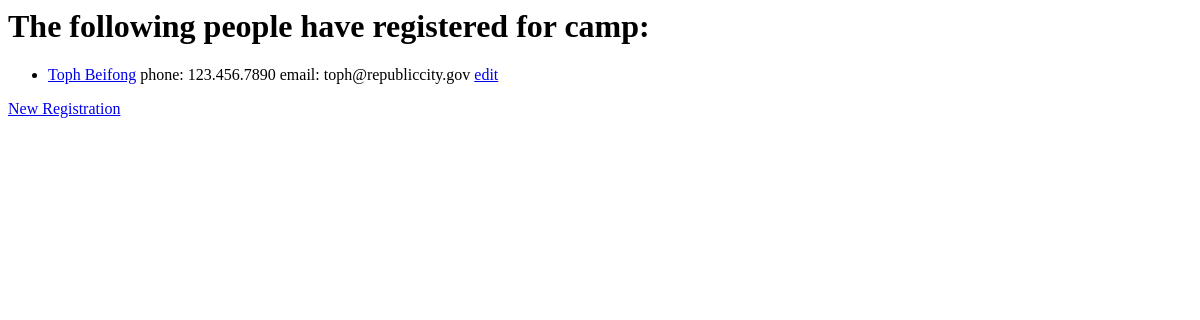
The app's page /, older data.
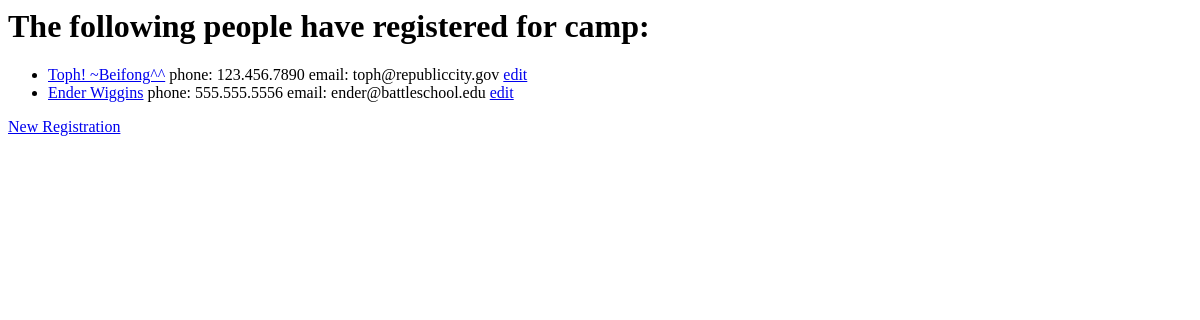
The same page, newer data.
### my_app/models.py (models this page shows, shortened)
class Registrant(models.Model):
    first_name = models.CharField(max_length=50)
    last_name = models.CharField(max_length=50)
    email = models.EmailField()
    phone = models.CharField(max_length=15)  # will create validation later
    total_owed = models.DecimalField(max_digits=20, decimal_places=4, default=0)
    total_paid = models.DecimalField(max_digits=20, decimal_places=4, default=0)
    def __str__(self):
        return self.first_name + " " + self.last_name

### my_app/views.py (the view)
# urls.py: url(r'^$', views.index, name='index'),
def index(request):
    registrants_list = Registrant.objects.order_by("-last_name")[:]
    template = loader.get_template('seabeck_draft/index.html')
    context = RequestContext(request, {'registrants_list': registrants_list})
    return HttpResponse(template.render(context))

### my_app/templates/seabeck_draft/index.html
<h1>The following people have registered for camp:</h1>
{%  if registrants_list %}
    <ul>
    {%  for registrant in registrants_list %}
        <li><a href="/detail/{{ registrant.id }}">{{ registrant }}</a>
            phone: {{ registrant.phone }}
            email: {{ registrant.email }}
        <a href="/edit_registrant/{{ registrant.id }}">edit</a>
        </li>
    {%  endfor %}
    </ul>
{% else %}
    <p>No one has registered. </p>
{% endif %}
<a href="new_registrant.html">New Registration</a>

Row changes from the older to the newer data that the page shows:
changed Registrant "toph@republiccity.gov": first_name+last_name "Toph Beifong" → "Toph! ~Beifong^^"
added Registrant: first_name+last_name "Ender Wiggins", phone "555.555.5556", email "ender@battleschool.edu"
